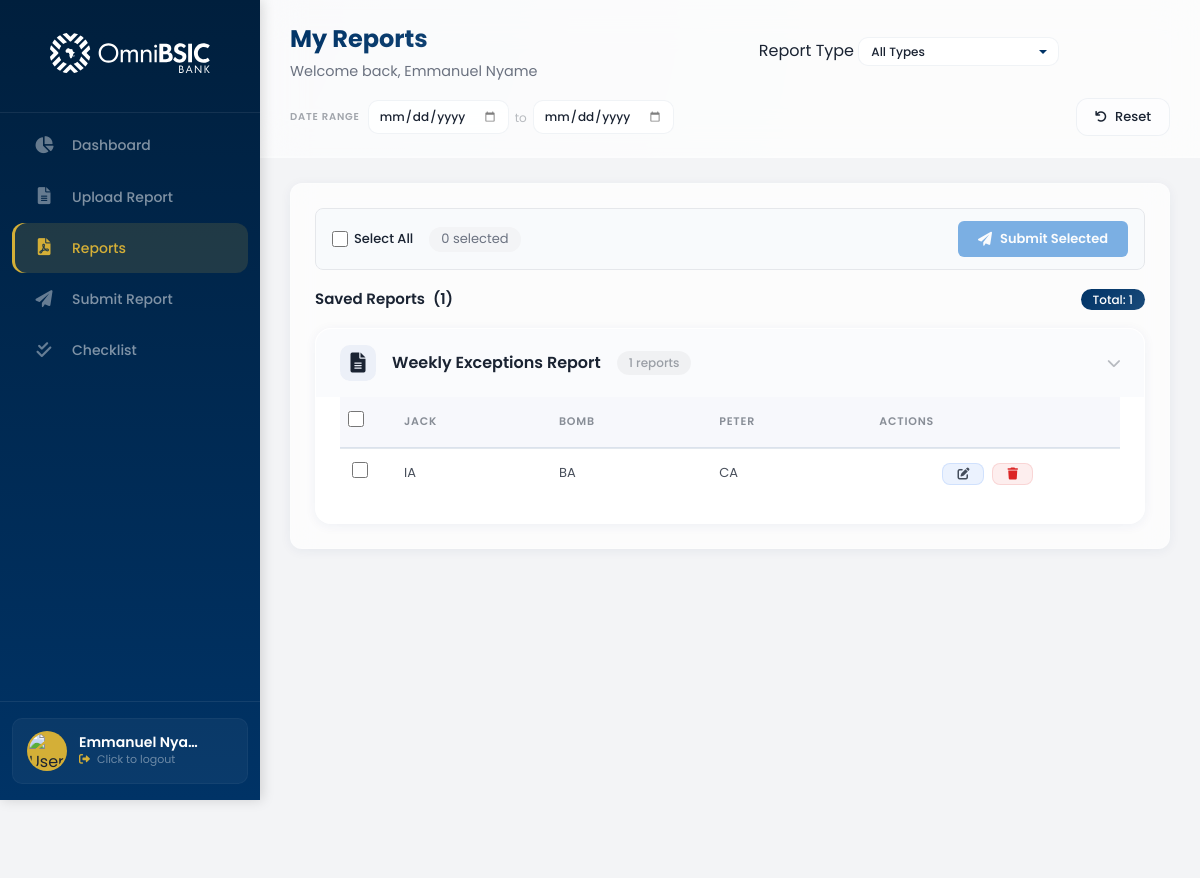
The page /adminboard/member/reports/ (signed in) on the database its author committed.
### control_dashboard/models.py (models this page shows, shortened)
class UserProfile(models.Model):
    ROLE_CHOICES = [
        ('admin', 'Admin'),
        ('supervisor', 'Supervisor'),
        ('member', 'Member'),
    ]
    POSITION_CHOICES = [
        ('hc', 'Headoffice Control'),
        ('cc', 'Cluster Control'),
    ]
    STATUS_CHOICES = [
        ('active', 'Active'),
        ('inactive', 'Inactive'),
    ]
    user = models.OneToOneField(
        User,
        on_delete=models.CASCADE,
        related_name='profile',
        null=True,
        blank=True
    )
    email = models.EmailField(unique=True)
    full_name = models.CharField(max_length=200)
    username = models.CharField(max_length=150, unique=True, blank=True, null=True)
    position = models.CharField(max_length=50, choices=POSITION_CHOICES, default='member')
    role = models.CharField(max_length=50, choices=ROLE_CHOICES, default='member')
    status = models.CharField(max_length=50, choices=STATUS_CHOICES, default='active')
    departments = models.ManyToManyField(
        'Department',
        blank=True,
        related_name='user_profiles'
    )
    branches = models.ManyToManyField(
        'Branch',
        blank=True,
        related_name='user_profiles'
    )
    created_at = models.DateTimeField(auto_now_add=True)
    updated_at = models.DateTimeField(auto_now=True)
    class Meta:
        db_table = 'user_profiles'
        ordering = ['full_name']

class Report(models.Model):
    FREQUENCY_CHOICES = [
        ('one-off', 'One Off'),
        ('daily', 'Daily'),
        ('weekly', 'Weekly'),
        ('monthly', 'Monthly'),
        ('quarterly', 'Quarterly'),
        ('yearly', 'Yearly'),
    ]
    STATUS_CHOICES = [
        ('assigned', 'Assigned'),
        ('in_progress', 'In Progress'),
        ('completed', 'Completed'),
    ]
    report_type = models.CharField(max_length=200)
    frequency = models.CharField(max_length=50, choices=FREQUENCY_CHOICES, default='one-off')
    description = models.TextField(blank=True)
    deadline_date = models.DateField(null=True, blank=True)
    deadline_time = models.TimeField(null=True, blank=True)
    assigned_to = models.ManyToManyField('UserProfile', blank=True, related_name='assigned_reports')
    is_assigned_to_all = models.BooleanField(default=False)
    status = models.CharField(max_length=50, choices=STATUS_CHOICES, default='assigned')
    created_by = models.ForeignKey('UserProfile', on_delete=models.CASCADE, related_name='created_reports')
    created_at = models.DateTimeField(auto_now_add=True)
    updated_at = models.DateTimeField(auto_now=True)
    class Meta:
        db_table = 'reports'
        ordering = ['-created_at']
    def get_display_data(self):
        display_data = {
            'rows': [],
            'headers': [],
            'is_excel': False,
            'row_count': 0
        }
        excel_import = self.excel_imports.first()
        if excel_import:
            display_data['is_excel'] = True
            display_data['headers'] = excel_import.get_headers_list()
            for row in excel_import.rows.all().order_by('row_index'):
                row_dict = {}
                for cell in row.cells.all():
                    row_dict[cell.column_name] = cell.value or ''
                display_data['rows'].append(row_dict)
            display_data['row_count'] = len(display_data['rows'])
            return display_data

class ReportExcelCell(models.Model):
    row = models.ForeignKey('ReportExcelRow', on_delete=models.CASCADE, related_name='cells')
    column_name = models.CharField(max_length=255)
    value = models.TextField(blank=True, null=True)
    class Meta:
        db_table = 'report_excel_cells'
        ordering = ['row__row_index']

### control_dashboard/views.py (the view)
# urls.py: path('member/reports/', views.reports_page, name='reports_page'),
@login_required
def reports_page(request):
    try:
        user_profile = UserProfile.objects.get(email=request.user.email)
    except UserProfile.DoesNotExist:
        return redirect('control_dashboard:member_dashboard')
    reports = Report.objects.filter(
        created_by=user_profile
    ).filter(
        Q(status='submitted') | Q(status='completed') | Q(status='draft')
    ).order_by('-created_at')
    report_types = reports.values_list('report_type', flat=True).distinct()
    branches = Branch.objects.filter(is_active=True).order_by('name')
    for report in reports:
        schedule = ReportSchedule.objects.filter(report=report, is_active=True).first()
        report.has_schedule = bool(schedule)
        if schedule:
            report.next_due_date = schedule.next_due_date
            report.schedule_frequency = schedule.get_frequency_display()
        report._display_data = report.get_display_data()
    context = {
        'user_profile': user_profile,
        'today': timezone.now(),
        'reports': reports,
        'report_types': list(report_types),
        'branches': branches,
    }
    return render(request, 'control_dashboard/reports.html', context)

### control_dashboard/templates/control_dashboard/reports.html (shortened to what this page needs)
{% extends 'control_dashboard/base.html' %}
{% load static %}
{% load custom_filters %}
{% block extra_css %}
<link rel="stylesheet" href="{% static 'stylesheets/reports.css' %}" type="text/css">
{% endblock %}
{% block dashboard_url %}{% url 'control_dashboard:member_dashboard' %}{% endblock %}
{% block nav_links %}
<li><a href="{% url 'control_dashboard:member_dashboard' %}">
    <span class="nav-icon"><i class="fas fa-chart-pie"></i></span>
    <span class="nav-text">Dashboard</span>
</a></li>
<li><a href="{% url 'control_dashboard:drafts_page' %}">
    <span class="nav-icon"><i class="fas fa-file-alt"></i></span>
    <span class="nav-text">Upload Report</span>
</a></li>
<li class="active"><a href="{% url 'control_dashboard:reports_page' %}">
    <span class="nav-icon"><i class="fas fa-file-pdf"></i></span>
    <span class="nav-text">Reports</span>
</a></li>
<li><a href="{% url 'control_dashboard:submit_page' %}">
    <span class="nav-icon"><i class="fas fa-paper-plane"></i></span>
    <span class="nav-text">Submit Report</span>
</a></li>
<li><a href="{% url 'control_dashboard:member_checklist' %}">
    <span class="nav-icon"><i class="fas fa-check-double"></i></span>
    <span class="nav-text">Checklist</span>
</a></li>
{% endblock %}
{% block page_title %}My Reports{% endblock %}
{% block top_header_center %}
<div class="header-filter-group">
    <label for="type-filter">Report Type</label>
    <select id="type-filter" class="header-select">
        <option value="all">All Types</option>
    </select>
</div>
<div class="header-date-group">
    <label for="start-date">Date Range</label>
    <div class="header-date-wrapper">
        <input type="date" id="start-date" class="header-date-input">
        <span>to</span>
        <input type="date" id="end-date" class="header-date-input">
    </div>
</div>
{% endblock %}
{% block top_header_right %}
<button class="btn-reset-header" onclick="resetFilters()">
    <i class="fas fa-undo"></i> Reset
</button>
{% endblock %}
{% block content %}
<div class="table-container">
    <div class="selection-controls">
        <div class="selection-left">
            <label class="checkbox-label">
                <input type="checkbox" id="selectAllReports" onchange="toggleSelectAllReports()">
                <span>Select All</span>
            </label>
            <span class="selected-count-badge" id="selectedCountBadge">0 selected</span>
        </div>
        <div class="selection-right">
            <button class="btn-submit-selected" onclick="submitSelectedReports()" id="submitSelectedBtn" disabled>
                <i class="fas fa-paper-plane"></i> Submit Selected
            </button>
        </div>
    </div>
    <div class="table-header">
        <h4>Saved Reports <span class="report-count">({{ reports|length }})</span></h4>
        <div class="table-actions">
            <span class="badge-count">Total: {{ reports|length }}</span>
        </div>
    </div>
    {% if reports %}
        {% regroup reports by report_type as report_type_groups %}
        {% for type_group in report_type_groups %}
            <div class="report-type-group">
                <div class="report-type-header" onclick="toggleGroup(this)">
                    <div class="report-type-left">
                        <i class="fas fa-file-alt report-type-icon"></i>
                        <h3 class="report-type-title">{{ type_group.grouper|default:"Uncategorized" }}</h3>
                        <span class="report-type-count">{{ type_group.list|length }} reports</span>
                    </div>
                    <div class="report-type-toggle open">
                        <i class="fas fa-chevron-down"></i>
                    </div>
                </div>
                <div class="report-type-body">
                    {% for report_item in type_group.list %}
                        {% with display=report_item.get_display_data %}
                            {% if forloop.first %}
                                <table class="report-details-table">
                                    <thead>
                                        <tr>
                                            <th class="checkbox-cell">
                                                <input type="checkbox" class="select-all-in-group" data-group="{{ type_group.grouper }}" onchange="toggleGroupSelection(this)">
                                            </th>
                                            {% if display.is_excel %}
                                                {% for header in display.headers %}
                                                    <th>{{ header|default:"Column" }}</th>
                                                {% endfor %}
                                            {% endif %}
                                            <th class="text-center">Actions</th>
                                        </tr>
                                    </thead>
                                    <tbody>
                            {% endif %}
                            {% if display.is_excel %}
                                {% for row in display.rows %}
                                    <tr data-type="{{ report_item.report_type }}" data-id="{{ report_item.id }}" class="report-row">
                                        <td class="checkbox-cell">
                                            <input type="checkbox" class="report-checkbox" data-id="{{ report_item.id }}" onchange="toggleReportSelection(this)">
                                        </td>
                                        {% for header in display.headers %}
                                            <td>
                                                {% with value=row|get_item:header %}
                                                    {{ value|default:"-" }}
                                                {% endwith %}
                                            </td>
                                        {% endfor %}
                                        <td class="text-center">
                                            <div class="table-actions-cluster">
                                                <button class="btn-edit-modal" onclick="openEditModal('{{ report_item.id }}')" title="Edit">
                                                    <i class="fas fa-edit"></i>
                                                </button>
                                                <button class="btn-delete" onclick="deleteReport('{{ report_item.id }}')" title="Delete">
                                                    <i class="fas fa-trash"></i>
                                                </button>
                                            </div>
                                        </td>
                                    </tr>
                                {% empty %}
                                    <tr>
                                        <td colspan="{{ display.headers|length|add:2 }}" class="empty-row">
                                            No data rows found in this Excel import.
                                        </td>
                                    </tr>
                                {% endfor %}
                            {% endif %}
                            {% if forloop.last %}
                                    </tbody>
                                </table>
                            {% endif %}
                        {% endwith %}
                    {% endfor %}
                </div>
            </div>
        {% endfor %}
    {% else %}
        <div class="empty-state">
            <i class="fas fa-file-alt"></i>
            <p>No reports found. Submit a report to get started.</p>
        </div>
    {% endif %}
</div>
{% endblock %}

### control_dashboard/templates/control_dashboard/base.html (shortened to what this page needs)
{% load static %}
<!DOCTYPE html>
<html>
    <head>
        <link rel="stylesheet" href="{% static 'stylesheets/base.css' %}" type="text/css">
        <link rel="stylesheet" href="https://cdnjs.cloudflare.com/ajax/libs/font-awesome/6.0.0-beta3/css/all.min.css">
        {% block extra_css %}{% endblock %}
    </head>
    <body>
        <div class="page-wrapper">
            <div class="nav-bar">
                <div class="logo">
                    <a href="{% block dashboard_url %}{% url 'control_dashboard:member_dashboard' %}{% endblock %}">
                        <img src="{% static 'images/OmniBSIC_Bank_Logo.svg' %}" alt="Bank Logo">
                    </a>
                </div>
                <ul class="nav-links">
                    {% block nav_links %}{% endblock %}
                </ul>
                <div class="nav-footer">
                    <div class="nav-profile-card" onclick="logoutUser()" style="cursor: pointer;" title="Click to logout">
                        <div class="nav-profile-img-wrapper">
                            <img src="{% static 'images/user-avatar.jpg' %}" alt="User Profile Image">
                        </div>
                        <div class="nav-profile-info">
                            <h4 class="nav-user-name">{{ user_profile.full_name|default:"User" }}</h4>
                            <p class="nav-user-role">
                                <i class="fas fa-sign-out-alt" style="font-size: 11px; margin-right: 4px;"></i>
                                Click to logout
                            </p>
                        </div>
                    </div>
                </div>
            </div>
            <div class="main-content-wrapper">
                <div class="top-header">
                    <div class="top-header-left">
                        <span class="page-title">{% block page_title %}Dashboard{% endblock %}</span>
                        {% block page_subtitle %}
                        <span class="page-subtitle">Welcome back, {{ user_profile.full_name|default:"User" }}</span>
                        {% endblock %}
                    </div>
                    {% block top_header_center %}{% endblock %}
                    <div class="top-header-right">
                        {% block top_header_right %}{% endblock %}
                    </div>
                </div>
                <div class="main-content">
                    {% block content %}{% endblock %}
                </div>
            </div>
        </div>
    </body>
</html>

### rows shown on the page
UserProfile: full_name "Emmanuel Nya…", full_name "Emmanuel Nyame"
Report: grouper "Weekly Exceptions Report"
ReportExcelCell: column_name "JACK", headers "IA"
ReportExcelCell: column_name "BOMB", headers "BA"
ReportExcelCell: column_name "PETER", headers "CA"

### other values the page prints
{{ reports|length }} "1"
{{ type_group.list|length }} "1"
